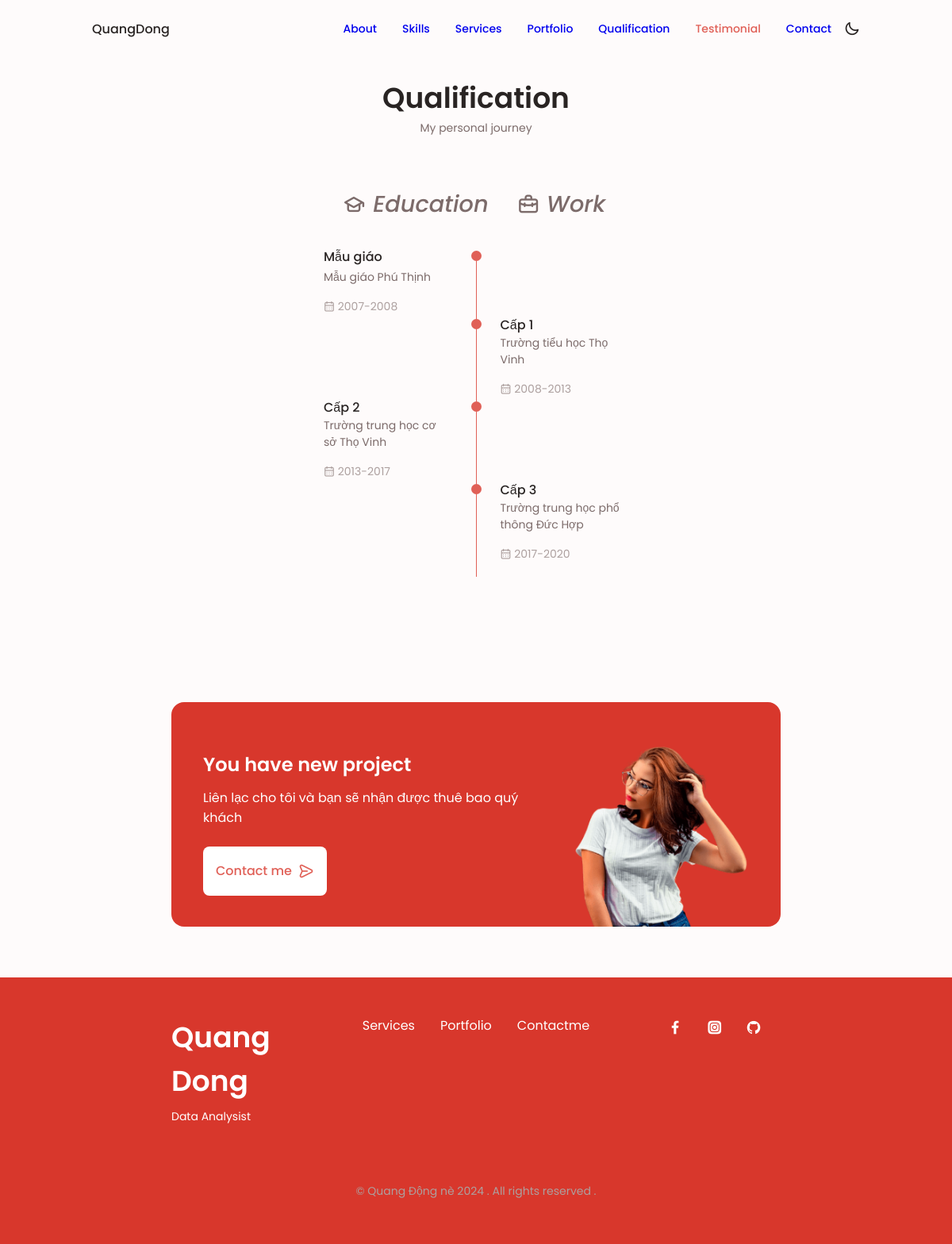
/qualification/, run on the app's committed database.
### main/models.py (models this page shows, shortened)
class Qualification(models.Model):
    class Meta:
        verbose_name_plural = "Qualifications"
        verbose_name = "Qualification"
        ordering = ["year_from"]
    sort_id = models.CharField(max_length=3, blank=True, null=True)
    title = models.CharField(max_length=50, blank=True, null=True)
    sub_title = models.CharField(max_length=200, blank=True, null=True)
    year_from = models.IntegerField(blank=True, null=True)
    year_to = models.IntegerField(blank=True, null=True)
    is_active = models.BooleanField(default=True)

class UserProfile(models.Model):
    class Meta:
        verbose_name_plural = "User Profiles"
        verbose_name = "User Profile"
    user = models.OneToOneField(User, on_delete=models.CASCADE)
    avatar = models.ImageField(blank=True, null=True, upload_to="avatar")
    name = models.CharField(max_length=100, blank=True, null=True)
    sub_title = models.CharField(max_length=100, blank=True, null=True)
    bio = models.TextField(blank=True, null=True)
    about_bio = models.TextField(blank=True, null=True)
    about_image = models.ImageField(blank=True, null=True, upload_to="about")
    experience = models.IntegerField(default=1, blank=True, null=True)
    projects = models.IntegerField(default=5, blank=True, null=True)
    companies = models.IntegerField(default=1, blank=True, null=True)
    email = models.CharField(max_length=50, blank=True, null=True)
    phone = models.CharField(max_length=50, blank=True, null=True)
    location = models.CharField(max_length=50, blank=True, null=True)
    skills = models.ManyToManyField(Skill, blank=True)
    cv = models.FileField(blank=True, null=True, upload_to="cv")

### main/views.py (the view)
# urls.py: path('qualification/', views.QualificationView.as_view(), name="qualification"),
class QualificationView(generic.ListView):
    model = Qualification
    template_name = "main/qualification.html"
    def get_queryset(self):
        return super().get_queryset().filter(is_active=True)

### portfolio_django/context_processors.py (called while the page is built)
def project_context(request):
    context = {
        'me': User.objects.first(),
    }
    return context

### main/templates/main/qualification.html (shortened to what this page needs)
{% extends 'main/base.html' %}
{% load static %}
{% block content %}
        <section class="qualification section">
            <h2 class="section__title">Qualification</h2>
            <span class="section__subtitle">My personal journey</span>
            <div class="qualification__container container">
                <div class="qualification__tabs">
                    <div class="qualification__button button--flex qualification__active" data-target='#education'>
                        <i class="uil uil-graduation-cap qualification__icon">
                            Education
                        </i>
                    </div>
                    <div class="qualification__button button--flex" data-target='#work'>
                        <i class="uil uil-briefcase-alt qualification__icon">
                            Work
                        </i>
                    </div>
                </div>
                <div class="qualification__sections">
                    <div class="qualification__content qualification__active" data-content id="education">
                        {% for obj in object_list %}
                        {% if obj.sort_id == "edu" %}
                        {% if forloop.counter|divisibleby:2 %}
                        <div class="qualification__data">
                            <div></div>
                            <div>
                            </div>
                            <div>
                                <h3 class="qualification__title">{{obj.title}}</h3>
                                <span class="qualification__subtitle">{{obj.sub_title}}</span>
                                <div class="qualification__calendar">
                                    <i class="uil uil-calendar-alt"></i>
                                    {{obj.year_from}}-{{obj.year_to}}
                                </div>
                            </div>
                        </div>
                        {% else %}
                        <div class="qualification__data">
                            <div>
                                <h3 class="qualification__title">{{obj.title}}</h3>
                                <span class="qualification__subtitle">{{obj.sub_title}}</span>
                                <div class="qualification__calendar">
                                    <i class="uil uil-calendar-alt"></i>
                                    {{obj.year_from}}-{{obj.year_to}}
                                </div>
                            </div>
                            <div>
                                <span class="qualification__rounder"></span>
                            </div>
                        </div>
                        {% endif %}
                            {% endif %}
                            {% endfor %}
                    </div>
                </div>
            </div>
        </section>
        <section class="project section">
            <div class="project__bg">
                <div class="project__container container grid">
                    <div class="project__data">
                        <h2 class="project__title">You have new project</h2>
                        <p class="project__description">Liên lạc cho tôi và bạn sẽ nhận được thuê bao quý khách</p>
                        <a href="{% url 'main:contact' %}" class="button button--flex button--white">
                            Contact me
                            <i class="uil uil-message project__icon button__icon"></i>
                        </a>
                    </div>
                    <img src="{% static 'images/project.png' %}" alt="" class="project__img">
                </div>
            </div>
        </section>
{% endblock %}

### main/templates/main/partials/footer.html
{% load static %}
    <footer class="footer">
        <div class="footer__bg">
            <div class="footer__container container grid">
                <div class="footer__name">
                    <h1 class="footer__title">{{me.first_name|title}}</h1>
                    <span class="footer__subtitle">{{me.userprofile.sub_title}}</span>
                </div>
                <ul class="footer__links">
                    <li>
                        <a href="{% url 'main:service' %}" class="footer__link">Services</a>
                    </li>
                    <li>
                        <a href="{% url 'main:portfolio' %}" class="footer__link">Portfolio</a>
                    </li>
                    <li>
                        <a href="{% url 'main:contact' %}" class="footer__link">Contactme</a>
                    </li>
                </ul>
                <div class="footer__socials">
                    <a href="https://www.facebook.com/" target="_blank" class="footer__social">
                        <i class="uil uil-facebook-f"></i>
                    </a>
                    <a href="https://www.instagram.com/" target="_blank" class="footer__social">
                        <i class="uil uil-instagram-alt"></i>
                    </a>
                    <a href="https://github.com/" target="_blank" class="footer__social">
                        <i class="uil uil-github"></i>
                    </a>
                </div>
            </div>
            <div class="footer__copyright">
                © {{me.userprofile.name}} nè {%  now "Y" %} . All rights reserved .
            </div>
    </footer>

### data on the page
Qualification: title "Mẫu giáo", sub_title "Mẫu giáo Phú Thịnh", year_from "2007", year_to "2008"
Qualification: title "Cấp 1", sub_title "Trường tiểu học Thọ Vinh", year_from "2008", year_to "2013"
Qualification: title "Cấp 2", sub_title "Trường trung học cơ sở Thọ Vinh", year_from "2013", year_to "2017"
Qualification: title "Cấp 3", sub_title "Trường trung học phổ thông Đức Hợp", year_from "2017", year_to "2020"

### other printed values
{{ me.first_name|title }} "Quang Dong"
{{ me.userprofile.sub_title }} "Data Analysist"
{{ me.userprofile.name }} "Quang Động"
